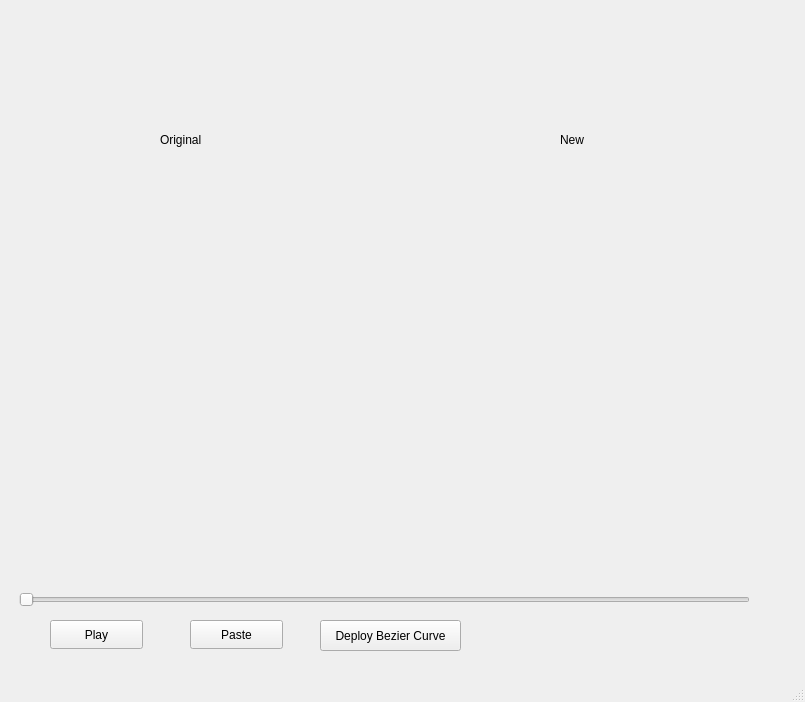
<?xml version="1.0" encoding="UTF-8"?>
<ui version="4.0">
 <class>MainWindow</class>
 <widget class="QMainWindow" name="MainWindow">
  <property name="geometry">
   <rect>
    <x>0</x>
    <y>0</y>
    <width>805</width>
    <height>702</height>
   </rect>
  </property>
  <property name="windowTitle">
   <string>MainWindow</string>
  </property>
  <widget class="QWidget" name="centralwidget">
   <widget class="QSlider" name="horizontalSlider">
    <property name="geometry">
     <rect>
      <x>19</x>
      <y>590</y>
      <width>731</width>
      <height>20</height>
     </rect>
    </property>
    <property name="orientation">
     <enum>Qt::Horizontal</enum>
    </property>
   </widget>
   <widget class="QPushButton" name="pushButton_2">
    <property name="geometry">
     <rect>
      <x>50</x>
      <y>620</y>
      <width>93</width>
      <height>29</height>
     </rect>
    </property>
    <property name="text">
     <string>Play</string>
    </property>
   </widget>
   <widget class="QPushButton" name="pushButton_3">
    <property name="geometry">
     <rect>
      <x>190</x>
      <y>620</y>
      <width>93</width>
      <height>29</height>
     </rect>
    </property>
    <property name="text">
     <string>Paste</string>
    </property>
   </widget>
   <widget class="QPushButton" name="pushButton">
    <property name="geometry">
     <rect>
      <x>320</x>
      <y>620</y>
      <width>141</width>
      <height>31</height>
     </rect>
    </property>
    <property name="text">
     <string>Deploy Bezier Curve</string>
    </property>
   </widget>
   <widget class="QLabel" name="label">
    <property name="geometry">
     <rect>
      <x>160</x>
      <y>130</y>
      <width>63</width>
      <height>20</height>
     </rect>
    </property>
    <property name="text">
     <string>Original</string>
    </property>
   </widget>
   <widget class="QLabel" name="label_2">
    <property name="geometry">
     <rect>
      <x>560</x>
      <y>130</y>
      <width>63</width>
      <height>20</height>
     </rect>
    </property>
    <property name="text">
     <string>New</string>
    </property>
   </widget>
  </widget>
  <widget class="QMenuBar" name="menubar">
   <property name="geometry">
    <rect>
     <x>0</x>
     <y>0</y>
     <width>805</width>
     <height>26</height>
    </rect>
   </property>
  </widget>
  <widget class="QStatusBar" name="statusbar"/>
 </widget>
 <resources/>
 <connections/>
</ui>
